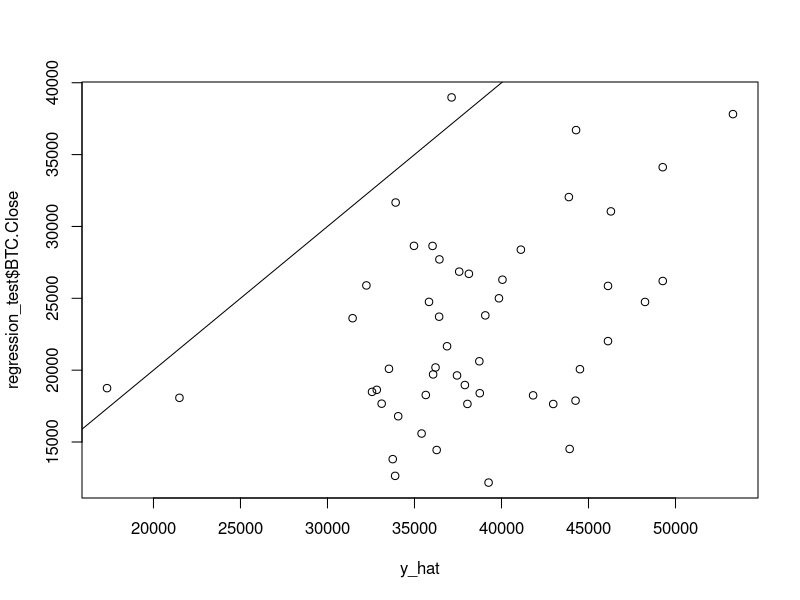

Here is the R script that generated this plot:
## ---- chunk 1
knitr::opts_chunk$set(echo = TRUE)
## ---- chunk 2
PCA <- read.csv("USD2017.1.1-present.csv")
PCA <- PCA[,-1]
PCA
PCA <- scale(PCA)
PCA = prcomp(PCA)
PCA$rotation
write.csv(PCA$x,"PCA.CSV")


## ---- chunk 3
PCA$sdev[1]/sum(PCA$sdev)
(PCA$sdev[1]+PCA$sdev[2])/sum(PCA$sdev)
(PCA$sdev[1]+PCA$sdev[2]+PCA$sdev[3])/sum(PCA$sdev)
## ---- chunk 4
regression_original <- read.csv("result.csv")
regression_original <- regression_original[,-1]
regression_original
regression <- as.data.frame(regression_original)
regression_train <- regression[1:(length(regression$PC1)-50),] 
regression_test <- regression[((length(regression$PC1)-49):length(regression$PC1)),]
regression_train
model <- lm(BTC.Close ~., data = regression_train, family = binomial)
summary(model)
regression_test[,c("PC1","popular.index")]
y_hat <- predict(model,newdata = regression_test[,c("PC1","popular.index")] )
y_hat
plot(y_hat,regression_test$BTC.Close)
abline(0,1)

1- sum((y_hat - regression_test$BTC.Close)^2)/sum((regression_test$BTC.Close - mean(regression_test$BTC.Close))^2)
